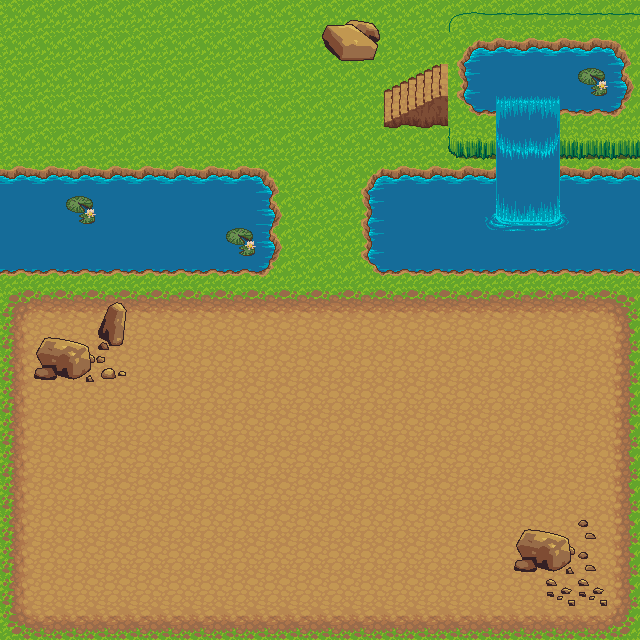

Tiled map render using the project's own tile images. Description and the whole map definition, tile-layer contents included, below:
An orthogonal 20x20 tile map with 32x32 px tiles, 4 tile layers (Tile Layer 1, Tile Layer 2, Tile Layer 3, Tile Layer 4) and 8 objects.

<map version="1.2" tiledversion="1.2.3" orientation="orthogonal" renderorder="right-down" width="20" height="20" tilewidth="32" tileheight="32" infinite="0" nextlayerid="11" nextobjectid="11">
 <tileset firstgid="1" name="Tiles" tilewidth="32" tileheight="32" tilecount="1024" columns="32">
  <image source="terrain.png" width="1024" height="1024" />
 </tileset>
 <layer id="1" name="Tile Layer 1" width="20" height="20">
  <data encoding="csv">
302,302,302,302,302,302,302,302,302,302,302,302,302,302,302,302,302,302,302,302,
302,302,302,302,302,302,302,302,302,302,302,302,302,302,302,302,302,302,302,302,
302,302,302,302,302,302,302,302,302,302,302,302,302,302,302,302,302,302,302,302,
302,302,302,302,302,302,302,302,302,302,302,302,302,302,302,302,302,302,302,302,
302,302,302,302,302,302,302,302,302,302,302,302,302,302,302,302,302,302,302,302,
302,302,302,302,302,302,302,302,302,302,302,302,302,302,302,302,302,302,302,302,
302,302,302,302,302,302,302,302,302,302,302,302,302,302,302,302,302,302,302,302,
302,302,302,302,302,302,302,302,302,302,302,302,302,302,302,302,302,302,302,302,
302,302,302,302,302,302,302,302,302,302,302,302,302,302,302,302,302,302,302,302,
302,302,302,302,302,302,302,302,302,302,302,302,302,302,302,302,302,302,302,302,
302,302,302,302,302,302,302,302,302,302,302,302,302,302,302,302,302,302,302,302,
302,302,302,302,302,302,302,302,302,302,302,302,302,302,302,302,302,302,302,302,
302,302,302,302,302,302,302,302,302,302,302,302,302,302,302,302,302,302,302,302,
302,302,302,302,302,302,302,302,302,302,302,302,302,302,302,302,302,302,302,302,
302,302,302,302,302,302,302,302,302,302,302,302,302,302,302,302,302,302,302,302,
302,302,302,302,302,302,302,302,302,302,302,302,302,302,302,302,302,302,302,302,
302,302,302,302,302,302,302,302,302,302,302,302,302,302,302,302,302,302,302,302,
302,302,302,302,302,302,302,302,302,302,302,302,302,302,302,302,302,302,302,302,
302,302,302,302,302,302,302,302,302,302,302,302,302,302,302,302,302,302,302,302,
302,302,302,302,302,302,302,302,302,302,302,302,302,302,302,302,302,302,302,302
</data>
 </layer>
 <layer id="2" name="Tile Layer 2" width="20" height="20">
  <data encoding="csv">
0,0,0,0,0,0,0,0,0,0,0,0,0,0,0,0,0,0,0,0,
0,0,0,0,0,0,0,0,0,0,0,0,0,0,0,0,0,0,0,0,
0,0,0,0,0,0,0,0,0,0,0,0,0,0,0,0,0,0,0,0,
0,0,0,0,0,0,0,0,0,0,0,0,0,0,0,0,0,0,0,0,
0,0,0,0,0,0,0,0,0,0,0,0,0,0,0,0,0,0,0,0,
0,0,0,0,0,0,0,0,0,0,0,0,0,0,0,0,0,0,0,0,
0,0,0,0,0,0,0,0,0,0,0,0,0,0,0,0,0,0,0,0,
0,0,0,0,0,0,0,0,0,0,0,0,0,0,0,0,0,0,0,0,
0,0,0,0,0,0,0,0,0,0,0,0,0,0,0,0,0,0,0,0,
65,66,66,66,66,66,66,66,66,66,66,66,66,66,66,66,66,66,66,67,
97,98,98,98,98,98,98,98,98,98,98,98,98,98,98,98,98,98,98,99,
97,98,98,98,98,98,98,98,98,98,98,98,98,98,98,98,98,98,98,99,
97,98,98,98,98,98,98,98,98,98,98,98,98,98,98,98,98,98,98,99,
97,98,98,98,98,98,98,98,98,98,98,98,98,98,98,98,98,98,98,99,
97,98,98,98,98,98,98,98,98,98,98,98,98,98,98,98,98,98,98,99,
97,98,98,98,98,98,98,98,98,98,98,98,98,98,98,98,98,98,98,99,
97,98,98,98,98,98,98,98,98,98,98,98,98,98,98,98,98,98,98,99,
97,98,98,98,98,98,98,98,98,98,98,98,98,98,98,98,98,98,98,99,
97,98,98,98,98,98,98,98,98,98,98,98,98,98,98,98,98,98,98,99,
129,130,130,130,130,130,130,130,130,130,130,130,130,130,130,130,130,130,130,131
</data>
 </layer>
 <objectgroup id="9" name="objects">
  <object id="3" x="31" y="295" width="100" height="93" />
  <object id="4" x="512" y="509" width="102" height="102" />
  <object id="5" x="111" y="360" />
  <object id="6" x="0" y="161" width="280" height="118" />
  <object id="7" x="363" y="159" width="276" height="116" />
  <object id="8" x="383" y="56" width="65" height="71" />
  <object id="9" x="447" y="12" width="193" height="147" />
  <object id="10" x="318" y="5" width="63" height="58" />
 </objectgroup>
 <layer id="3" name="Tile Layer 3" width="20" height="20">
  <data encoding="csv">
0,0,0,0,0,0,0,0,0,0,0,0,0,0,269,270,270,270,270,270,
0,0,0,0,0,0,0,0,0,0,0,0,0,0,92,93,93,93,93,94,
0,0,0,0,0,0,0,0,0,0,0,0,348,349,124,125,125,125,125,126,
0,0,0,0,0,0,0,0,0,0,0,0,380,381,156,157,157,157,157,158,
0,0,0,0,0,0,0,0,0,0,0,0,0,0,333,334,334,334,334,334,
93,93,93,93,93,93,93,93,94,0,0,92,93,93,93,93,93,93,93,93,
125,125,125,125,125,125,125,125,126,0,0,124,125,125,125,125,125,125,125,125,
125,125,125,125,125,125,125,125,126,0,0,124,125,125,125,125,125,125,125,125,
157,157,157,157,157,157,157,157,158,0,0,156,157,157,157,157,157,157,157,157,
0,0,0,0,0,0,0,0,0,0,0,0,0,0,0,0,0,0,0,0,
0,0,0,0,0,0,0,0,0,0,0,0,0,0,0,0,0,0,0,0,
0,0,0,0,0,0,0,0,0,0,0,0,0,0,0,0,0,0,0,0,
0,0,0,0,0,0,0,0,0,0,0,0,0,0,0,0,0,0,0,0,
0,0,0,0,0,0,0,0,0,0,0,0,0,0,0,0,0,0,0,0,
0,0,0,0,0,0,0,0,0,0,0,0,0,0,0,0,0,0,0,0,
0,0,0,0,0,0,0,0,0,0,0,0,0,0,0,0,0,0,0,0,
0,0,0,0,0,0,0,0,0,0,0,0,0,0,0,0,0,0,0,0,
0,0,0,0,0,0,0,0,0,0,0,0,0,0,0,0,0,0,0,0,
0,0,0,0,0,0,0,0,0,0,0,0,0,0,0,0,0,0,0,0,
0,0,0,0,0,0,0,0,0,0,0,0,0,0,0,0,0,0,0,0
</data>
 </layer>
 <layer id="4" name="Tile Layer 4" width="20" height="20">
  <data encoding="csv">
0,0,0,0,0,0,0,0,0,0,635,636,0,0,0,0,0,0,0,0,
0,0,0,0,0,0,0,0,0,0,667,668,0,0,0,0,0,0,0,0,
0,0,0,0,0,0,0,0,0,0,0,0,0,0,0,0,0,0,556,0,
0,0,0,0,0,0,0,0,0,0,0,0,0,0,0,577,578,579,0,0,
0,0,0,0,0,0,0,0,0,0,0,0,0,0,0,609,610,611,0,0,
0,0,0,0,0,0,0,0,0,0,0,0,0,0,0,641,642,643,0,0,
0,0,556,0,0,0,0,0,0,0,0,0,0,0,0,673,674,675,0,0,
0,0,0,0,0,0,0,556,0,0,0,0,0,0,0,705,706,707,0,0,
0,0,0,0,0,0,0,0,0,0,0,0,0,0,0,0,0,0,0,0,
0,0,0,637,0,0,0,0,0,0,0,0,0,0,0,0,0,0,0,0,
0,633,634,669,0,0,0,0,0,0,0,0,0,0,0,0,0,0,0,0,
0,665,666,638,0,0,0,0,0,0,0,0,0,0,0,0,0,0,0,0,
0,0,0,0,0,0,0,0,0,0,0,0,0,0,0,0,0,0,0,0,
0,0,0,0,0,0,0,0,0,0,0,0,0,0,0,0,0,0,0,0,
0,0,0,0,0,0,0,0,0,0,0,0,0,0,0,0,0,0,0,0,
0,0,0,0,0,0,0,0,0,0,0,0,0,0,0,0,0,0,0,0,
0,0,0,0,0,0,0,0,0,0,0,0,0,0,0,0,633,634,639,0,
0,0,0,0,0,0,0,0,0,0,0,0,0,0,0,0,665,666,639,0,
0,0,0,0,0,0,0,0,0,0,0,0,0,0,0,0,0,606,606,0,
0,0,0,0,0,0,0,0,0,0,0,0,0,0,0,0,0,0,0,0
</data>
 </layer>
</map>
